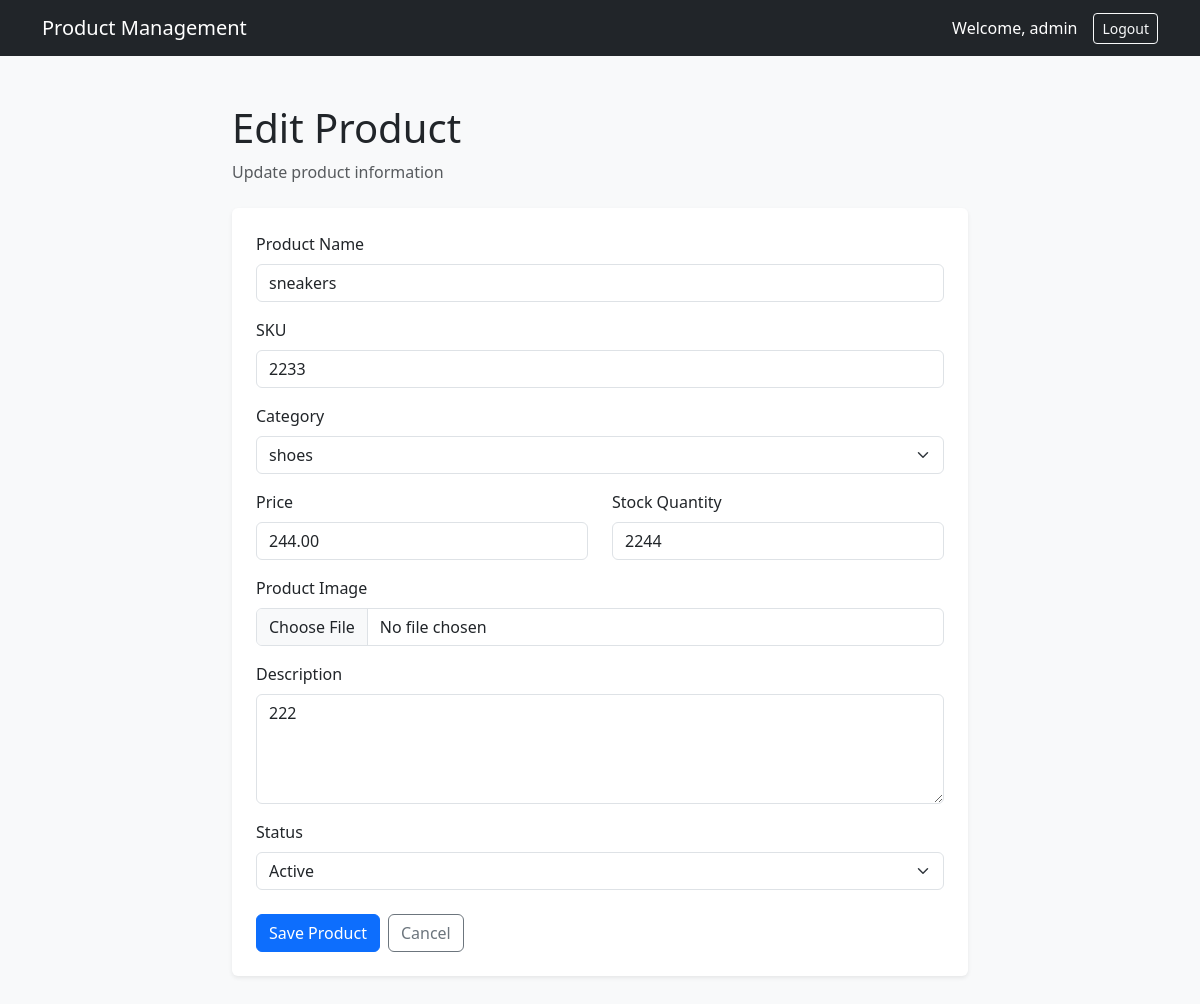
The app's page /products/edit/2/ (signed in) with its own data.
### products/models.py (models this page shows, shortened)
class Product(models.Model):
    STATUS_CHOICES = [
        ("active", "Active"),
        ("inactive", "Inactive"),
    ]
    name = models.CharField(max_length=200)
    sku = models.CharField(max_length=100, unique=True)
    category = models.ForeignKey(
        Category,
        on_delete=models.CASCADE,
        related_name="products"
    )
    price = models.DecimalField(
        max_digits=10,
        decimal_places=2,
        validators=[MinValueValidator(0.01)]
    )
    stock = models.PositiveIntegerField()
    image = models.ImageField(
        upload_to="products/",
        blank=True,
        null=True
    )
    description = models.TextField(blank=True)
    status = models.CharField(
        max_length=10,
        choices=STATUS_CHOICES,
        default="active"
    )
    created_at = models.DateTimeField(auto_now_add=True)
    updated_at = models.DateTimeField(auto_now=True)
    class Meta:
        ordering = ["-created_at"]

### products/views.py (the view)
@login_required
def product_form(request, pk=None):
    if pk:
        product = get_object_or_404(Product, pk=pk)
        page_title = "Edit Product"
    else:
        product = None
        page_title = "Add Product"
    if request.method == "POST":
        form = ProductForm(
            request.POST,
            request.FILES,
            instance=product
        )
        if form.is_valid():
            form.save()
            return redirect("product_list")
    else:
        form = ProductForm(instance=product)
    context = {
        "form": form,
        "page_title": page_title,
        "product": product,
    }
    return render(
        request,
        "products/product_form.html",
        context
    )

### products/models.py (called while the page is built)
    def __str__(self):
        return self.name

### templates/products/product_form.html (shortened to what this page needs)
<!DOCTYPE html>
<html lang="en">
<head>
    <link
        href="https://cdn.jsdelivr.net/npm/bootstrap@5.3.3/dist/css/bootstrap.min.css"
        rel="stylesheet"
    >
</head>
<body class="bg-light">
<nav class="navbar navbar-dark bg-dark">
    <div class="container">
        <a
            class="navbar-brand"
            href="{% url 'dashboard' %}"
        >
            Product Management
        </a>
        <div class="d-flex align-items-center">
            <span class="text-white me-3">
                Welcome, {{ user.username }}
            </span>
            <form
                method="post"
                action="{% url 'logout' %}"
            >
                <button
                    type="submit"
                    class="btn btn-outline-light btn-sm"
                >
                    Logout
                </button>
            </form>
        </div>
    </div>
</nav>
<div class="container py-5">
    <div class="row justify-content-center">
        <div class="col-lg-8">
            <div class="d-flex justify-content-between align-items-center mb-4">
                <div>
                    <h1>
                        {{ page_title }}
                    </h1>
                    <p class="text-muted mb-0">
                        {% if product %}
                            Update product information
                        {% else %}
                            Add a new product
                        {% endif %}
                    </p>
                </div>
            </div>
            <div class="card shadow-sm border-0">
                <div class="card-body p-4">
                    <form
                        method="post"
                        enctype="multipart/form-data"
                    >
                        <div class="mb-3">
                            <label
                                for="{{ form.name.id_for_label }}"
                                class="form-label"
                            >
                                Product Name
                            </label>
                            {{ form.name }}
                        </div>
                        <div class="mb-3">
                            <label
                                for="{{ form.sku.id_for_label }}"
                                class="form-label"
                            >
                                SKU
                            </label>
                            {{ form.sku }}
                        </div>
                        <div class="mb-3">
                            <label
                                for="{{ form.category.id_for_label }}"
                                class="form-label"
                            >
                                Category
                            </label>
                            {{ form.category }}
                        </div>
                        <div class="row">
                            <div class="col-md-6 mb-3">
                                <label
                                    for="{{ form.price.id_for_label }}"
                                    class="form-label"
                                >
                                    Price
                                </label>
                                {{ form.price }}
                            </div>
                            <div class="col-md-6 mb-3">
                                <label
                                    for="{{ form.stock.id_for_label }}"
                                    class="form-label"
                                >
                                    Stock Quantity
                                </label>
                                {{ form.stock }}
                            </div>
                        </div>
                        <div class="mb-3">
                            <label
                                for="{{ form.image.id_for_label }}"
                                class="form-label"
                            >
                                Product Image
                            </label>
                            {{ form.image }}
                        </div>
                        <div class="mb-3">
                            <label
                                for="{{ form.description.id_for_label }}"
                                class="form-label"
                            >
                                Description
                            </label>
                            {{ form.description }}
                        </div>
                        <div class="mb-4">
                            <label
                                for="{{ form.status.id_for_label }}"
                                class="form-label"
                            >
                                Status
                            </label>
                            {{ form.status }}
                        </div>
                        <div class="d-flex gap-2">
                            <button
                                type="submit"
                                class="btn btn-primary"
                            >
                                Save Product
                            </button>
                            <a
                                href="{% url 'product_list' %}"
                                class="btn btn-outline-secondary"
                            >
                                Cancel
                            </a>
                        </div>
                    </form>
                </div>
            </div>
        </div>
    </div>
</div>
</body>
</html>

### records on screen
Product: name "sneakers", sku "2233", category "shoes", price "244.00", stock "2244", description "222", status "Active"

### other values on screen
{{ user.username }} "admin"
{{ page_title }} "Edit Product"
